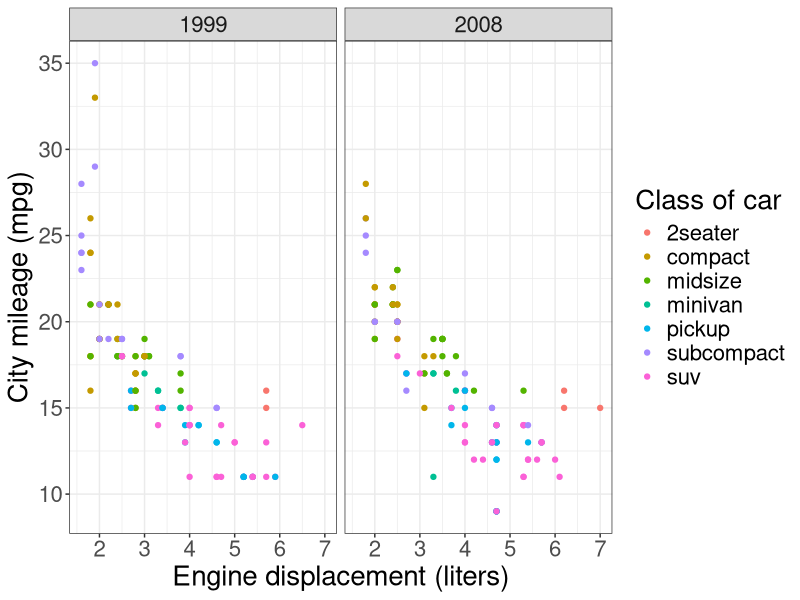

This figure's R source:
## ---- chunk 1
knitr::opts_chunk$set(echo = TRUE)
library(tidyverse)
## ---- chunk 2
mpg %>%
  ggplot(aes(x = displ, y = cty, 
             color = class)) +
  geom_point(size=1.5) +
  facet_wrap(~year) +
  labs(x = "Engine displacement (liters)",
       y = "City mileage (mpg)",
       color = "Class of car") +
  theme_bw() +
  theme(text = element_text(size=20))
